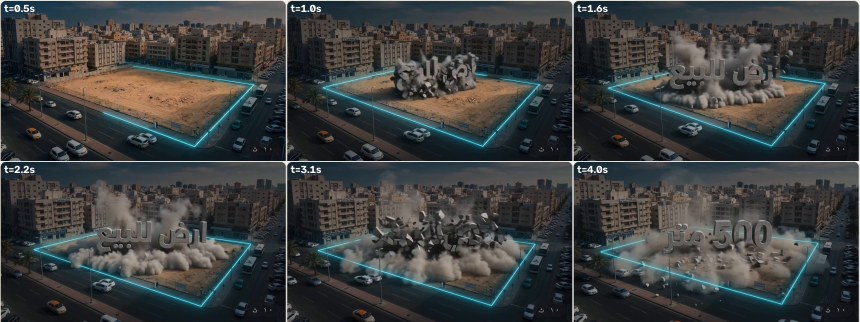
#> input picture amar-matrixel/refmatch/ai_test_r3/03_motion_reference_sheet.jpg, 1719 x 644 px, given in place of 0006.png, which was not available (shown at 1/2 size)
$ python -i track_city.py   (imports and definitions only)
#> lines starting #> are read from the running program, lines starting #| are printed output that depends on the picture; after the words box and inside, x2 and y2 are one past the last pixel; in counts of white or black regions, pixels touching at a corner belong together; pictures that were not available may be replaced by others from this repository, and a replacement may not be noted
#!/usr/bin/env python3
"""track_city.py — امتداد تتبع مستوى الأرض لما بعد تغطية المباني الهولوغرامية للقطعة: SIFT على المدينة المحيطة (خارج البكسلات السماوية المتمددة)
   مع RANSAC homography بين فريمات متتالية، يبدأ من الرباعي الملصوق عند f_from. python3 track_city.py <work> <f_from> <f_to>"""
import cv2,numpy as np,json,sys
# [1 line that did not run here, left out]
sift=cv2.SIFT_create(5000); bf=cv2.BFMatcher()
def kd(i):
#> called with i = 5
    im=cv2.imread(f'{W}/frames/{i+1:04d}.png'); h=cv2.cvtColor(im,cv2.COLOR_BGR2HSV)
#> in kd, im is the input picture: shape (644, 1719, 3); mean B, G, R 63.1, 63.4, 60.8
#> after `h = cv2.cvtColor(im, cv2.COLOR_BGR2HSV)`: h: shape (644, 1719, 3); mean H, S, V 66.9, 64.9, 70.4
    cy=((h[...,0]>80)&(h[...,0]<115)&(h[...,1]>50)&(h[...,2]>90)).astype(np.uint8)*255; m=255-cv2.dilate(cy,np.ones((31,31),np.uint8)); m[560:,850:]=0
#> after `cy = ((h[..., 0] > 80) & (h[..., 0] < 115) & (h[..., 1] > 50) & (h[...`:
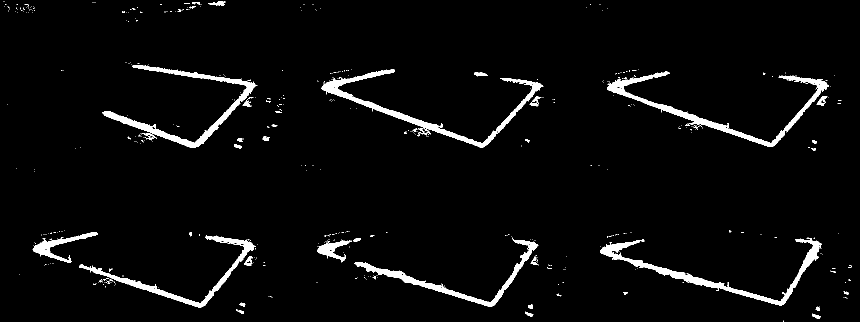
#> cy: shape (644, 1719) (shown at 1/2 size); 3.7% white; 503 white regions (458 under 20 px), largest, box (x1, y1, x2, y2) and area: (1214, 143, 1658, 294) 6623, (643, 139, 1087, 296) 6556, (1200, 475, 1644, 611) 6262
#> after `m = 255 - cv2.dilate(cy, np.ones((31, 31), np.uint8))`:
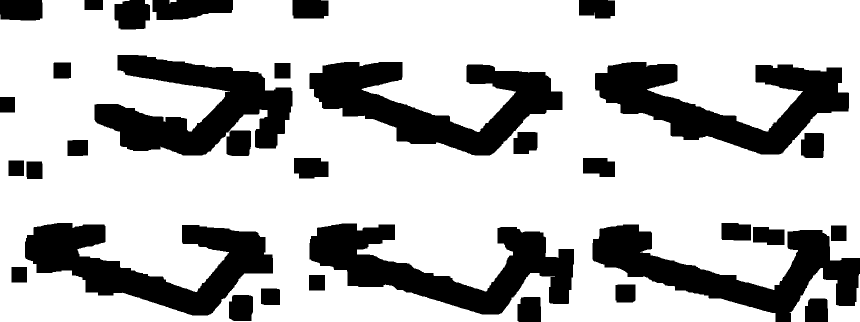
#> m: shape (644, 1719) (shown at 1/2 size); 73.3% white; 33 black regions, largest, box (x1, y1, x2, y2) and area: (619, 124, 1125, 311) 41858, (1190, 124, 1698, 309) 41480, (619, 447, 1148, 629) 41263
#> after `m[560:, 850:] = 0`:
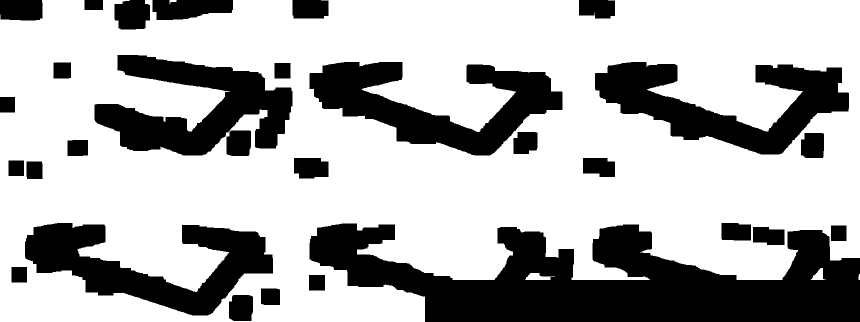
#> m: shape (644, 1719) (shown at 1/2 size); 69.5% white; 29 black regions, largest, box (x1, y1, x2, y2) and area: (619, 447, 1719, 644) 127585, (619, 124, 1125, 311) 41858, (1190, 124, 1698, 309) 41480
    g=cv2.createCLAHE(3.0,(8,8)).apply(cv2.cvtColor(im,cv2.COLOR_BGR2GRAY)); return sift.detectAndCompute(g,m)
#> after `g = cv2.createCLAHE(3.0, (8, 8)).apply(cv2.cvtColor(im, cv2.COLOR_BGR2`:
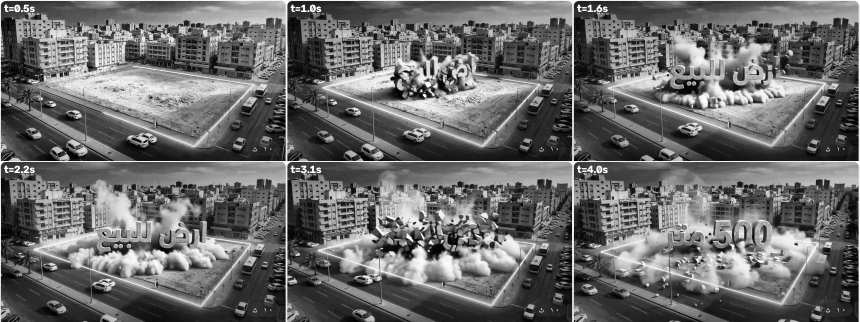
#> g: shape (644, 1719) (shown at 1/2 size); min 0, max 255, mean 106.1
# [1 line that did not run here, left out]
# [7 lines not run here, left out]

#> (the run stopped early here; a loop or call above may not have finished)

$ run again, on amar-matrixel/refmatch/ai_test_r3/02_end_frame_stone_text_1920x1080.png
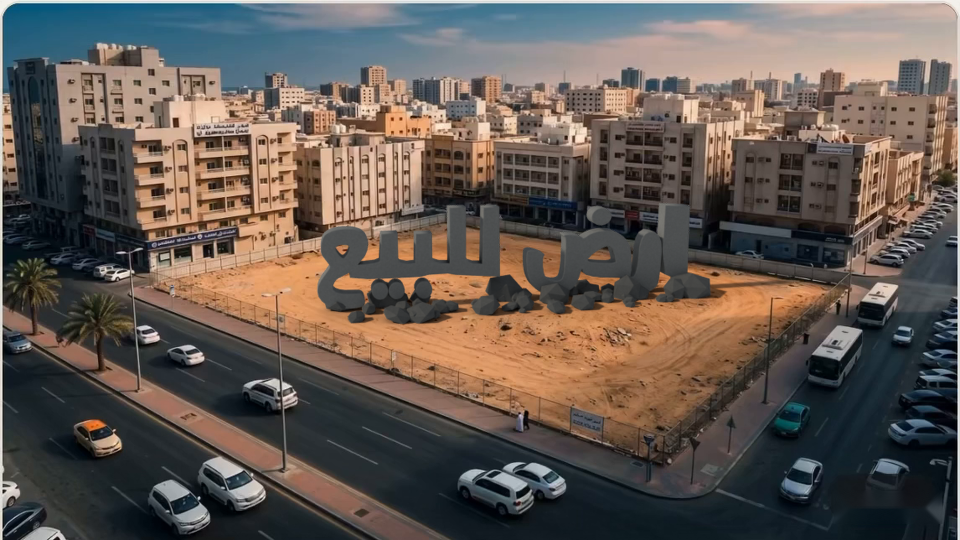
#> input picture amar-matrixel/refmatch/ai_test_r3/02_end_frame_stone_text_1920x1080.png, 1920 x 1080 px, given in place of 0006.png, which was not available (shown at 1/2 size)
#> in kd, im is the input picture: shape (1080, 1920, 3); mean B, G, R 82.5, 89.3, 99.5
#> h: shape (1080, 1920, 3); mean H, S, V 54, 84.2, 108.4
#> in kd, `cy = ((h[..., 0] > 80) & (h[..., 0] < 115) & (h[..., 1] > 50) & (h[...`:
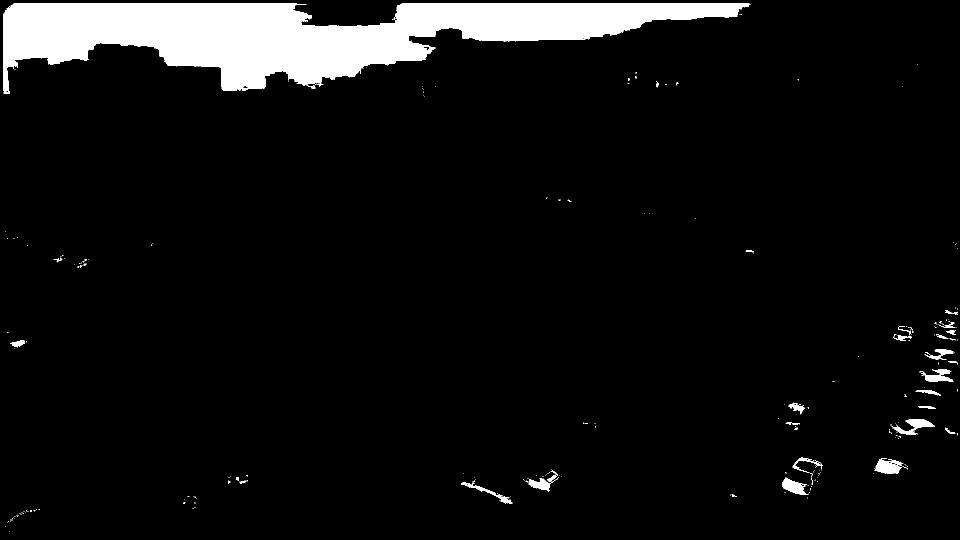
#> cy: shape (1080, 1920) (shown at 1/2 size); 6.8% white; 293 white regions (258 under 20 px), largest, box (x1, y1, x2, y2) and area: (6, 6, 1501, 187) 132468, (1749, 917, 1807, 947) 1123, (1781, 838, 1870, 870) 1023
#> m: shape (1080, 1920); 86% white; 28 black regions, largest, box (x1, y1, x2, y2) and area: (0, 0, 1516, 202) 180688, (1763, 600, 1920, 893) 30373, (907, 924, 1138, 1023) 12930
#> m: shape (1080, 1920); 62.5% white; 20 black regions, largest, box (x1, y1, x2, y2) and area: (850, 560, 1920, 1080) 556400, (0, 0, 1516, 202) 180688, (0, 1003, 94, 1079) 4442
#> in kd, `g = cv2.createCLAHE(3.0, (8, 8)).apply(cv2.cvtColor(im, cv2.COLOR_BGR2`:
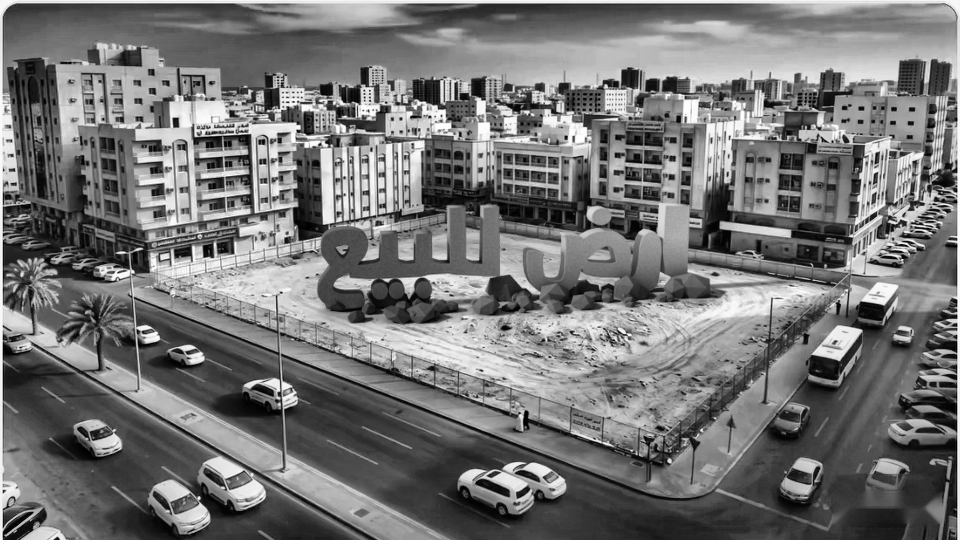
#> g: shape (1080, 1920) (shown at 1/2 size); min 0, max 255, mean 116.6

$ run again, on amar-matrixel/refmatch/ai_test_r3/v_01_start_frame_9x16_1080x1920.png
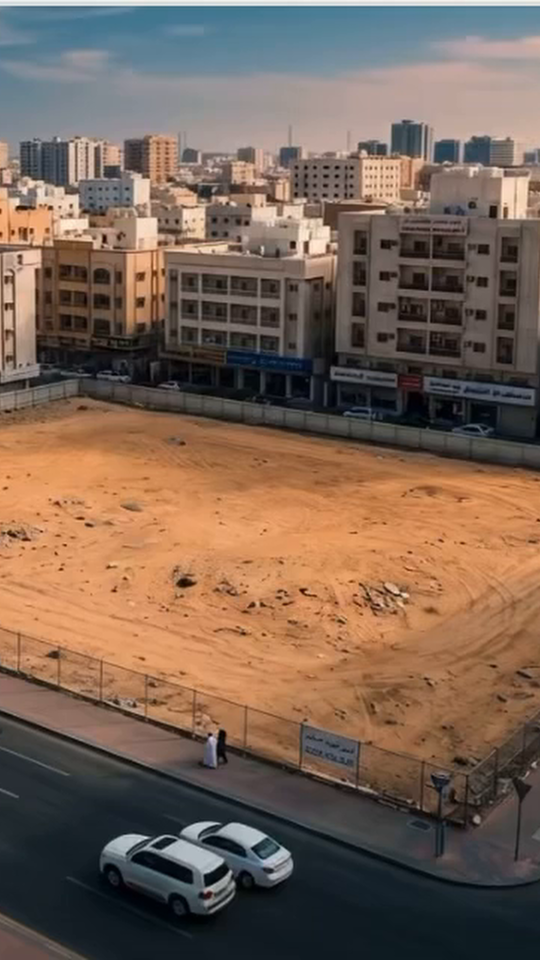
#> input picture amar-matrixel/refmatch/ai_test_r3/v_01_start_frame_9x16_1080x1920.png, 1080 x 1920 px, given in place of 0006.png, which was not available (shown at 1/2 size)
#> in kd, im is the input picture: shape (1920, 1080, 3); mean B, G, R 85, 99.5, 120.8
#> h: shape (1920, 1080, 3); mean H, S, V 44, 94.4, 127.6
#> in kd, `cy = ((h[..., 0] > 80) & (h[..., 0] < 115) & (h[..., 1] > 50) & (h[...`:
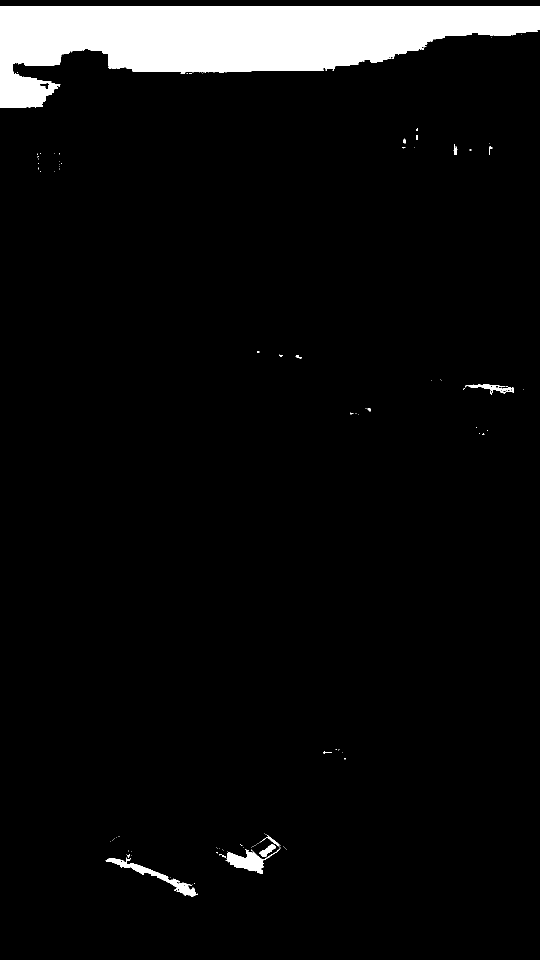
#> cy: shape (1920, 1080) (shown at 1/2 size); 6.1% white; 103 white regions (91 under 20 px), largest, box (x1, y1, x2, y2) and area: (0, 12, 1080, 216) 120826, (451, 1669, 561, 1748) 2226, (211, 1715, 395, 1793) 2185
#> m: shape (1920, 1080); 89.6% white; 14 black regions, largest, box (x1, y1, x2, y2) and area: (0, 0, 1080, 231) 157376, (196, 1657, 410, 1808) 13784, (417, 1651, 588, 1763) 12525
#> m: shape (1920, 1080); 75% white; 12 black regions, largest, box (x1, y1, x2, y2) and area: (848, 560, 1080, 1920) 312862, (0, 0, 1080, 231) 157376, (196, 1657, 410, 1808) 13784
#> in kd, `g = cv2.createCLAHE(3.0, (8, 8)).apply(cv2.cvtColor(im, cv2.COLOR_BGR2`:
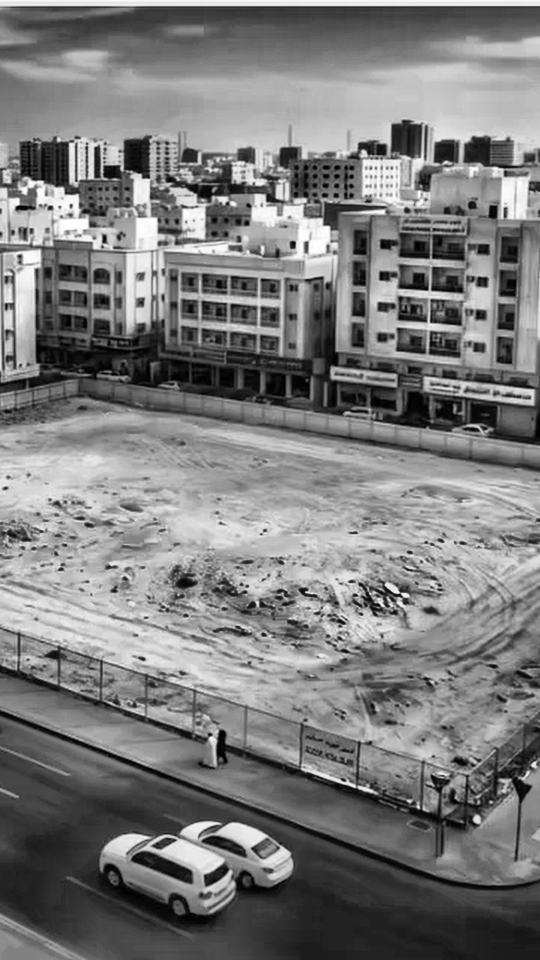
#> g: shape (1920, 1080) (shown at 1/2 size); min 0, max 254, mean 124.1
